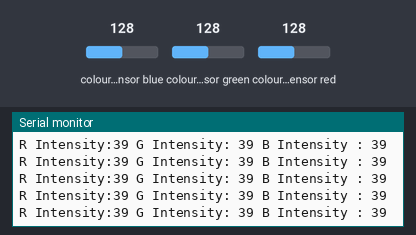
A sketch run on a simulated ESP8266 (NodeMCU). On the bench: the last lines printed to the serial monitor. Wiring (inferred from the names in the program): TCS3200 colour sensor: output D7; S2 D5; S3 D6; S0 D3; S1 D4. The inputs (shaded band) are chosen by the test bench; at power-on: colour sensor blue 128, colour sensor green 128, colour sensor red 128.

Above: at 1.2 s.
1.3 s: colour sensor blue set to 39
At 1.33 s:
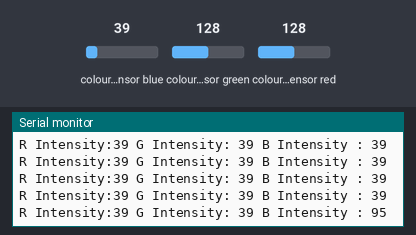
4.3 s: colour sensor blue set to 33
At 4.33 s:
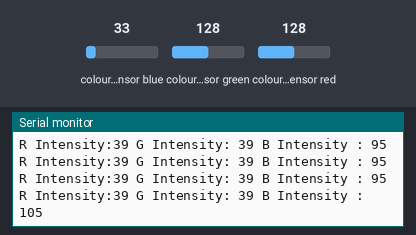
7.3 s: colour sensor green set to 40
At 7.3 s:
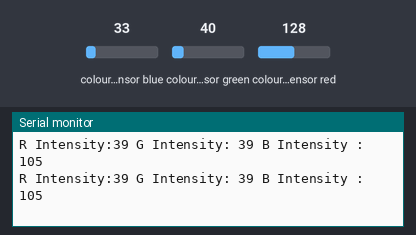
8.8 s: colour sensor green set to 33
At 8.81 s:
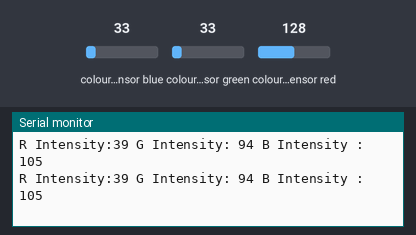
10.3 s: colour sensor red set to 41
At 10.35 s:
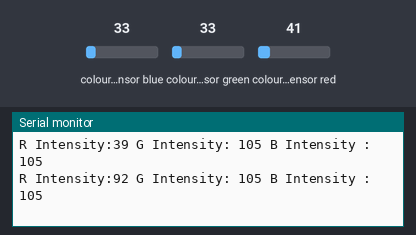
13.3 s: colour sensor red set to 33
At 13.32 s:
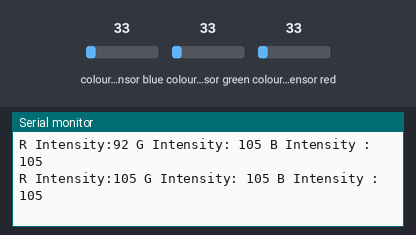
Timing chart, 0 to 15.8 s (numbered marks = the images above; inputs shaded):
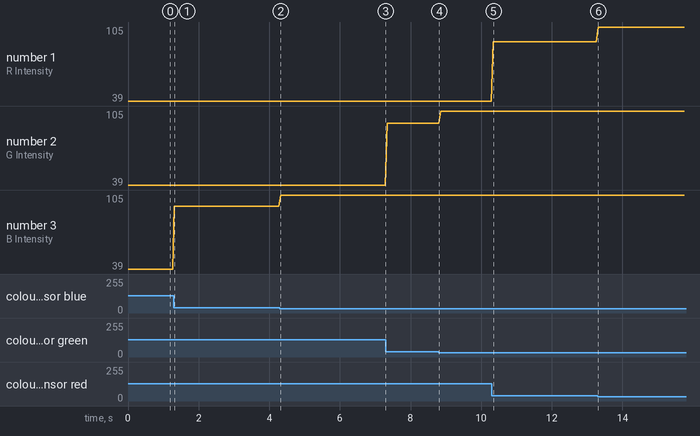

Measured:
- after the input at 1.3 s, the serial monitor: prints a new line at once (image 1)
- after the input at 4.3 s, the serial monitor: prints a new line at once (image 2)
- after the input at 10.3 s, the serial monitor: prints a new line at once (image 5)
- after the input at 13.3 s, the serial monitor: prints a new line at once (image 6)
- plotted number 1: 39 → 92 after the input at 10.3 s
- plotted number 2: 39 → 94 after the input at 7.3 s
- plotted number 3: 39 → 95 after the input at 1.3 s, 95 → 105 after the input at 4.3 s

The sketch:

color_detector.ino
```cpp
const int s0 = D3;

const int s1 = D4;

const int s2 = D5;

const int s3 = D6;

const int out = D7;

int red = 0;

int green = 0;

int blue = 0;


int redcolor= 0;

int greencolor= 0;

int bluecolor= 0;

int yellowcolor= 0;


int color= 0;


void setup()

{

  Serial.begin(9600);


  pinMode(s0, OUTPUT);

  pinMode(s1, OUTPUT);

  pinMode(s2, OUTPUT);

  pinMode(s3, OUTPUT);

  pinMode(out, INPUT);

  digitalWrite(s0, HIGH);

  digitalWrite(s1, HIGH);


}

void loop()

{


  digitalWrite(s2, LOW);

  digitalWrite(s3, LOW);

  //count OUT, pRed, RED

  red = pulseIn(out, digitalRead(out) == HIGH ? LOW : HIGH);

  digitalWrite(s3, HIGH);

  //count OUT, pBLUE, BLUE

  blue = pulseIn(out, digitalRead(out) == HIGH ? LOW : HIGH);

  digitalWrite(s2, HIGH);

  //count OUT, pGreen, GREEN

  green = pulseIn(out, digitalRead(out) == HIGH ? LOW : HIGH);

  Serial.print("R Intensity:");

  Serial.print(red);

  Serial.print(" G Intensity: ");

  Serial.print(green);

  Serial.print(" B Intensity : ");

  Serial.print(blue);

  if(red<18 & red>6 & green<32 & green>26 & blue<29 & blue>20){

    delay(250);

    redcolor++;

    Serial.print("Red");

    delay(2000);


  }

  if(red<30 & red>26 & green<40 & green>36 & blue<30 &blue>26){

    delay(250);

    bluecolor++;

    Serial.print("Blue");


    delay(2000);


  }

  if(red<24 & red>20 & green<24 & green>20 & blue<22 & blue>18){

    delay(250);

    greencolor++;

    Serial.print("Green");


    delay(2000);


  }

  if(red<16 & red>12 & green<24 & green>20 & blue<26 & blue>22){

    delay(250);

    yellowcolor++;

    Serial.print("Yellow");

    delay(2000);


  }


   Serial.println();

 //Ṁ delay(1000);

}
```
